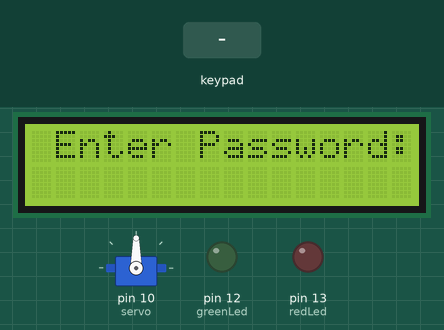
Recording of a sketch running on a simulated Arduino Uno, built with avr-gcc and run on an emulated ATmega328P. On the bench: 16×2 character LCD, servo, output pins drawn as LEDs (lit = HIGH). The inputs (shaded band) are chosen by the test bench. What the sketch prints to the serial monitor is not drawn.

Above: at 1.2 s.
1.3 s: keypad keys 9 8 7 6 D pressed 0.4 s apart
At 4.3 s:
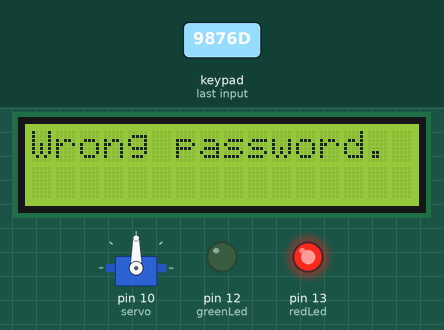
4.8 s: keypad keys 1 2 3 4 D pressed 0.4 s apart
At 10.5 s:
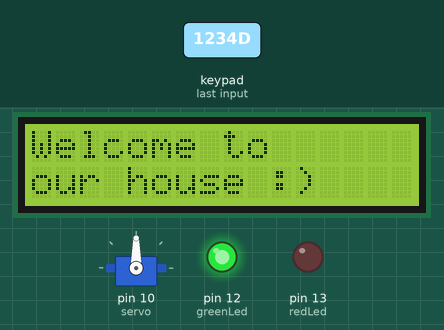
12.8 s: key 'A' pressed
15.8 s: keypad keys 5 4 3 2 D pressed 0.4 s apart
At 18.48 s:
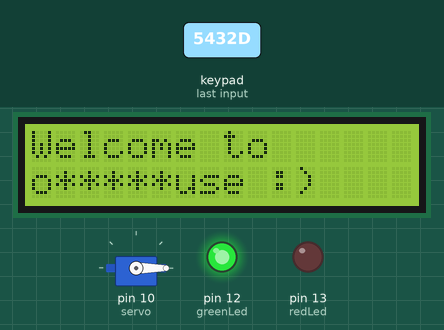
19.8 s: key 'D' pressed
At 25.4 s:
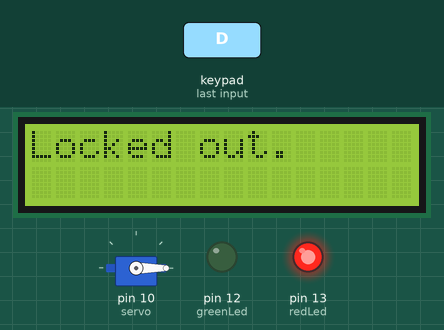
Timing chart, 0 to 31.2 s (numbered marks = the images above; inputs shaded):
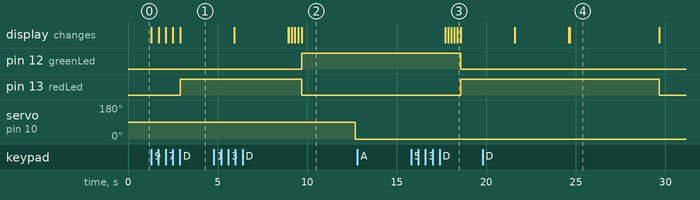

The sketch:

PinLock.ino
```cpp
#include <Keypad.h>
#include <LiquidCrystal_I2C.h>
#include <Servo.h>

const byte ROWS = 4;  //four rows
const byte COLS = 4;  //three columns
char keys[ROWS][COLS] = {
  { '1', '2', '3', 'A'},
  { '4', '5', '6', 'B'},
  { '7', '8', '9', 'C'},
  { '*', '0', '#', 'D'}
};
byte rowPins[ROWS] = { 9, 8, 7, 6 };  //connect to the row pinouts of the keypad
byte colPins[COLS] = { 5, 4, 3, 2 };       //connect to the column pinouts of the keypad

Keypad keypad = Keypad(makeKeymap(keys), rowPins, colPins, ROWS, COLS);

Servo servo;
int position = 0;

// initialize the library with the numbers of the interface pins
LiquidCrystal_I2C lcd(0x27,16,2);

String password = "1234";
String mypassword;

int greenLed = 12;
int redLed = 13;

int counter = 0;
int attempts = 0;
int max_attempts = 3;

void setup() {
  Serial.begin(9600);
  // set up the LCD's number of columns and rows:
  lcd.init();
  lcd.clear();
  lcd.backlight();      // Make sure backlight is on

  // Print a message on both lines of the LCD.
  lcd.setCursor(1, 0);   //Set cursor to character 2 on line 0

  pinMode(redLed, OUTPUT);
  digitalWrite(redLed, LOW);

  pinMode(greenLed, OUTPUT);
  digitalWrite(greenLed, LOW);

  servo.attach(10);

  Serial.println("Enter password:");
  lcd.print("Enter Password:");
}

void loop() {

  keypadfunction();
}

void keypadfunction() {
  char key = keypad.getKey();

  if (key) {
    Serial.println(key);
    counter = counter + 1;
    lcd.setCursor(counter, 1);
    lcd.print("*");
  }

  if (key == '1') {
    mypassword = mypassword + 1;
  }

  if (key == '2') {
    mypassword = mypassword + 2;
  }

  if (key == '3') {
    mypassword = mypassword + 3;
  }

  if (key == '4') {
    mypassword = mypassword + 4;
  }

  if (key == '5') {
    mypassword = mypassword + 5;
  }

  if (key == '6') {
    mypassword = mypassword + 6;
  }

  if (key == '7') {
    mypassword = mypassword + 7;
  }

  if (key == '8') {
    mypassword = mypassword + 8;
  }

  if (key == '9') {
    mypassword = mypassword + 9;
  }

  if (key == '0') {
    mypassword = mypassword + 0;
  }

  if (key == 'D') {

    Serial.println(mypassword);

    if (password == mypassword) {

      lcd.clear();
      lcd.print("Welcome to");
      lcd.setCursor(0, 1);
      lcd.print("our house :)");
      digitalWrite(greenLed, HIGH);
      digitalWrite(redLed, LOW);

      servo.write(90);
      delay(3000);
      servo.write(-90);

      delay(5000);

      mypassword = "";
      counter = 0;


    } else {

      Serial.println("Wrong.");
      digitalWrite(redLed, HIGH);
      digitalWrite(greenLed, LOW);
      attempts = attempts + 1;
      if (attempts >= max_attempts) {
        lcd.clear();
        lcd.setCursor(0, 0);
        lcd.print("Locked out.");

        digitalWrite(redLed, HIGH);
        delay(5000);
        digitalWrite(redLed, LOW);
        attempts = 0;
      }
      mypassword = "";
      counter = 0;
      lcd.clear();
      lcd.setCursor(0, 0);
      lcd.print("Wrong password.");
      delay(3000);

      lcd.setCursor(0, 1);
      lcd.print("Max attempts: 3");
      delay(3000);

      lcd.clear();
      lcd.print("Enter password:");
      lcd.setCursor(0, 1);
    }
  }
}
```

Measured:
- after the input at 1.3 s, pin 13 (redLed): LOW → HIGH after 1.6 s; the display: first changes at once (image 1 shows a later state)
- after the input at 4.8 s, pin 12 (greenLed): LOW → HIGH after 4.9 s; pin 13 (redLed): HIGH → LOW after 4.9 s; servo on pin 10 (servo): 90° → 0° after 7.9 s; the display: first differs from a run without the input after 4.2 s (image 2 shows a later state)
- after the input at 12.8 s, every drawn part: stays the same
- after the input at 15.8 s, pin 12 (greenLed): HIGH → LOW after 2.8 s; pin 13 (redLed): LOW → HIGH after 2.8 s; the display: first differs from a run without the input after 2.1 s (image 3 shows a later state)
- after the input at 19.8 s, pin 13 (redLed): HIGH → LOW after 9.9 s; the display: first differs from a run without the input after 4.9 s (image 4)
